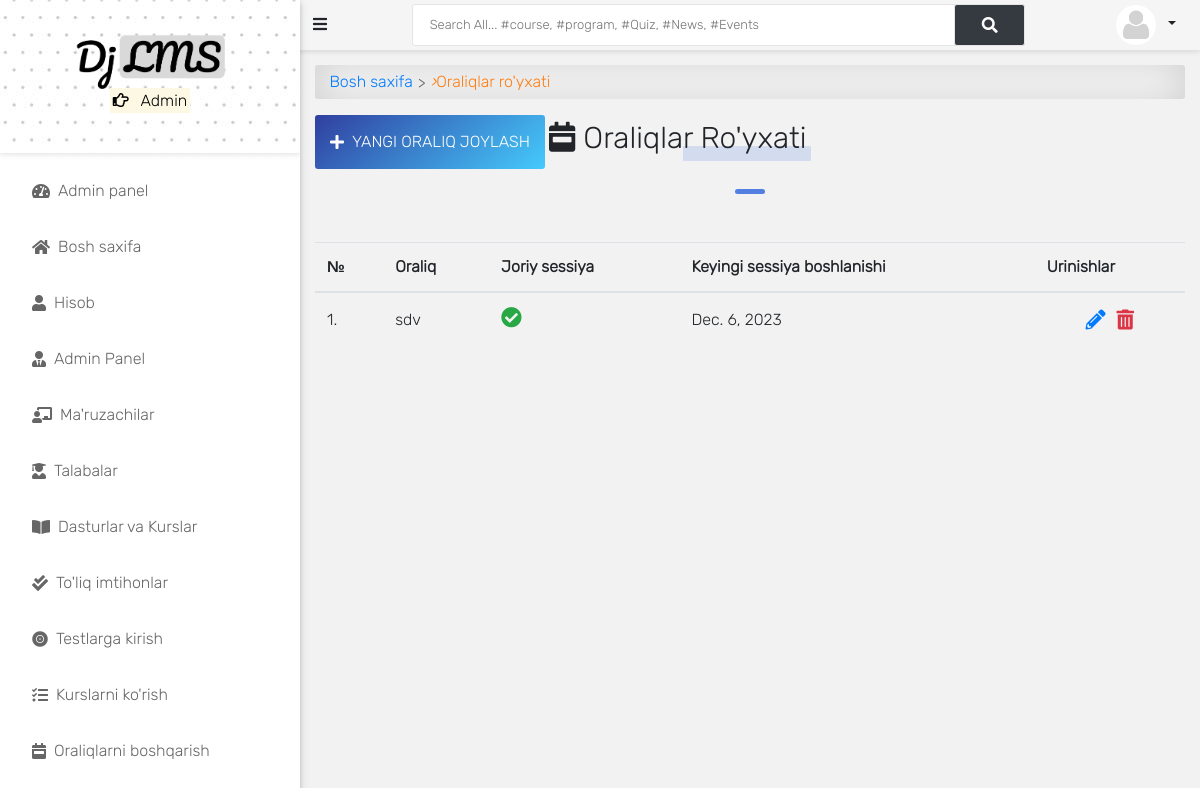
Page /session/ (signed in) on the earlier database version.
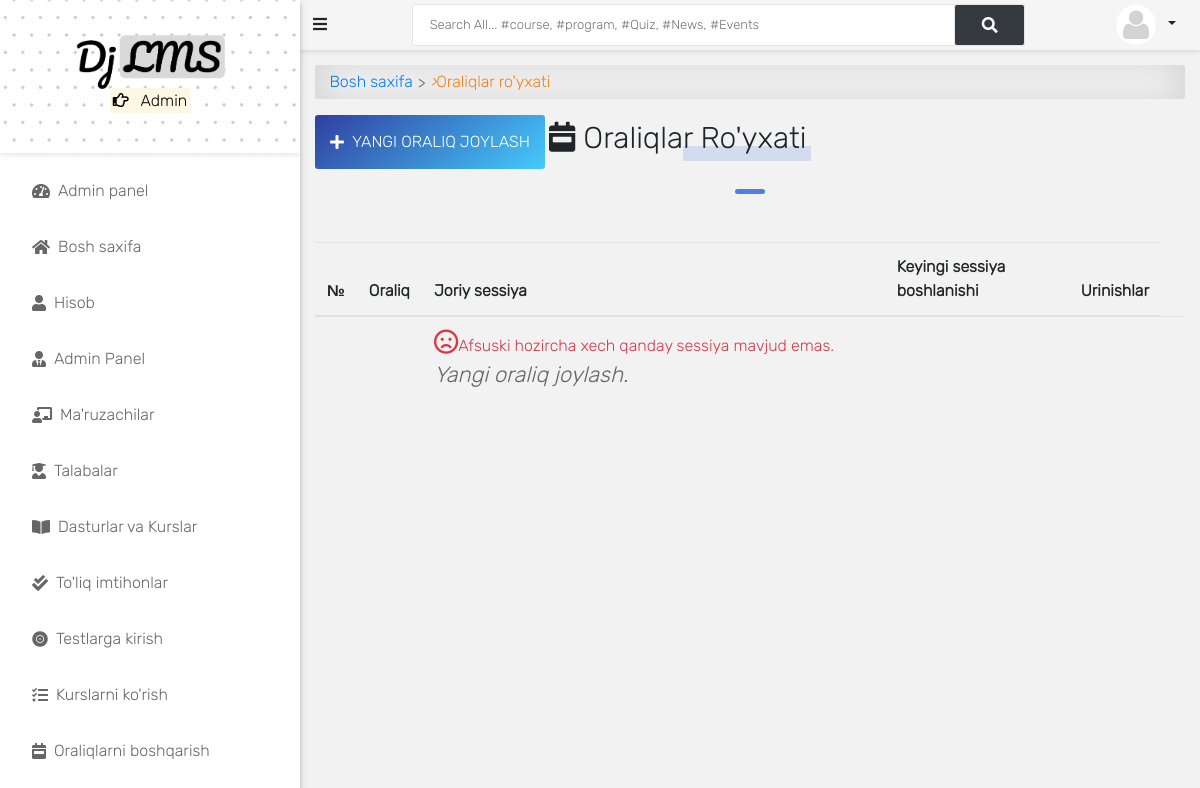
Same page on the later database version.
### app/models.py (models this page shows, shortened)
class Session(models.Model):
    session = models.CharField(max_length=200, unique=True)
    is_current_session = models.BooleanField(default=False, blank=True, null=True)
    next_session_begins = models.DateField(blank=True, null=True)

### app/views.py (the view)
# urls.py: path('session/', session_list_view, name="session_list"),
@login_required
@lecturer_required
def session_list_view(request):
    sessions = Session.objects.all().order_by('-is_current_session', '-session')
    return render(request, 'app/session_list.html', {"sessions": sessions})

### accounts/models.py (called while the page is built)
    @property
    def get_full_name(self):
        full_name = self.username
        if self.first_name and self.last_name:
            full_name = self.first_name + " " + self.last_name
        return full_name

    @property
    def get_user_role(self):
        if self.is_superuser:
            return "Admin"
        elif self.is_student:
            return "Student"
        elif self.is_lecturer:
            return "Lecturer"
        elif self.is_parent:
            return "Parent"

### templates/app/session_list.html (shortened to what this page needs)
{% extends 'base.html' %}
{% block content %}
<div id="input-nav"><a href="{% url 'home' %}" class="primary1">Bosh saxifa</a> <i>&rsaquo;</i> Oraliqlar ro'yxati</div>
{% if request.user.is_superuser %}
<a class="add-button" href="{% url 'add_session' %}"><i class="fas fa-plus"></i>Yangi oraliq joylash</a>
{% endif %}
<div class="title-1"><i class="fas fa-calendar-week"></i>Oraliqlar ro'yxati</div>
<div class="title-line"></div>
<div class="table-responsive table-shadow p-0 mt-5">
    <table class="table">
        <thead>
            <tr>
                <th>№</th>
                <th> Oraliq </th>
                <th> Joriy sessiya </th>
                <th> Keyingi sessiya boshlanishi </th>
                {% if request.user.is_superuser %}
                <th> Urinishlar </th>
                {% endif %}
            </tr>
        </thead>
        <tbody>
            {% for session in sessions %}
            <tr>
                <td>{{ forloop.counter }}.</td>
                <td>{{ session.session }}</td>
                <th>
                    {% if session.is_current_session == True %}
                    <i class="fas fa-check-circle fa-1-5x"></i>
                    {% else %}
                    <i class="fas fa-times-circle fa-1-5x danger"></i>
                    {% endif %}
                </th>
                <td>{{ session.next_session_begins }}</td>
                {% if request.user.is_superuser %}
                <td> <div class="update-delete">
                    <a href="{% url 'edit_session' pk=session.pk %}" class="update" title="Taxrirlash"><i class="fas fa-pencil-alt"></i></a>
                    <a href="{% url 'delete_session' pk=session.pk %}" class="delete" title="O'chirish"><i class="fas fa-trash-alt"></i></a>
                    </div>
                </td>
                {% endif %}
                {% empty %}
                <tr>
                  <td></td>
                  <td></td>
                  <td>
                  <span class="text-danger">
                    <i class="far fa-frown"></i>Afsuski hozircha xech qanday sessiya mavjud emas.
                    {% if request.user.is_superuser %}
                    <a href="{% url 'add_session' %}">
                    <i class="primary" style="font-size: 22px;">
                       Yangi oraliq joylash.
                    </i>
                    {% endif %}
                    </a>
                  </span>
                </td>
                <td></td>
                <td></td>
                <td></td>
                </tr>
            {% endfor %}
        </tbody>
    </table>
</div>
{% endblock content %}

Differences in the rows shown:
removed Session: session "sdv", is_current_session True (drawn), next_session_begins "Dec. 6, 2023"
Other differences:
text now shown: "Afsuski hozircha xech qanday sessiya mavjud emas. Yangi oraliq joylash."
